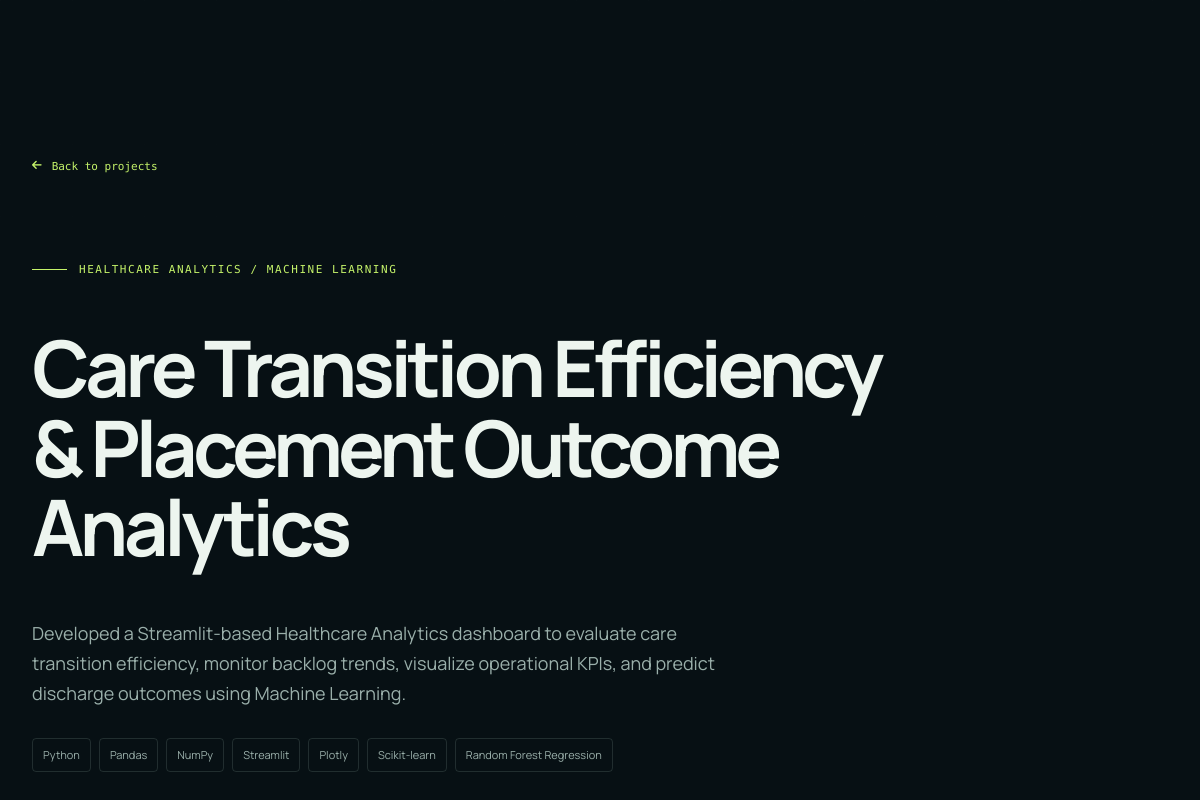
/projects/1/, run on the app's committed database.
### main/models.py (models this page shows, shortened)
class Project(models.Model):
    title = models.CharField(max_length=220)
    category = models.CharField(max_length=120)
    description = models.TextField()
    detailed_description = models.TextField(blank=True)
    technologies = models.CharField(max_length=320)
    project_image = models.ImageField(upload_to="projects/", blank=True)
    github_url = models.URLField(blank=True, validators=[URLValidator(schemes=["https"])])
    live_demo_url = models.URLField(blank=True, validators=[URLValidator(schemes=["https"])])
    display_order = models.PositiveIntegerField(default=0)
    featured = models.BooleanField(default=False)
    class Meta:
        ordering = ["display_order", "title"]
    @property
    def technology_list(self):
        return [item.strip() for item in self.technologies.split(",") if item.strip()]

### main/views.py (the view)
# urls.py: path("projects/<int:pk>/", views.project_detail, name="project_detail"),
def project_detail(request, pk):
    project = get_object_or_404(Project, pk=pk)
    return render(request, "project_detail.html", {"project": project, "profile": PortfolioProfile.objects.first()})

### templates/project_detail.html (shortened to what this page needs)
{% extends 'base.html' %}
{% block content %}<main class="detail-page"><div class="container"><a class="back-link" href="{% url 'home' %}#projects"><i class="fa-solid fa-arrow-left"></i> Back to projects</a><p class="eyebrow"><span class="eyebrow-line"></span> {{ project.category }}</p><h1>{{ project.title }}</h1><p class="detail-description">{{ project.detailed_description|default:project.description }}</p><div class="detail-tags">{% for tech in project.technology_list %}<span>{{ tech }}</span>{% endfor %}</div></div></main>{% endblock %}

### templates/base.html (shortened to what this page needs)
{% load static %}
<!doctype html>
<html lang="en">
<head>
  <link rel="stylesheet" href="https://cdnjs.cloudflare.com/ajax/libs/font-awesome/6.7.2/css/all.min.css">
  <link rel="stylesheet" href="{% static 'css/style.css' %}">
</head>
<body>
  {% block content %}{% endblock %}
</body>
</html>

### static/css/style.css (style rules this page uses)
:root { --bg:#071014;--bg-soft:#0b171c;--panel:#102128;--panel-2:#132a31;--line:rgba(190,226,214,.14);--text:#edf5ef;--muted:#9aafaa;--accent:#c5f36a;--accent-2:#70d5c0;--warm:#f2b278;--shadow:0 24px 70px rgba(0,0,0,.3);--radius:18px }
* { box-sizing:border-box }
html { scroll-behavior:smooth }
body { margin:0;background:var(--bg);color:var(--text);font-family:Manrope,sans-serif;font-size:16px;line-height:1.65;overflow-x:hidden }
body:before { content:"";position:fixed;inset:0;pointer-events:none;opacity:.3;background-image:linear-gradient(rgba(255,255,255,.018) 1px,transparent 1px),linear-gradient(90deg,rgba(255,255,255,.018) 1px,transparent 1px);background-size:72px 72px;mask-image:linear-gradient(to bottom,#000,transparent 75%) }
a { color:inherit;text-decoration:none }
.container { width:min(1160px,calc(100% - 64px));margin-inline:auto }
.eyebrow { font:500 11px 'DM Mono',monospace;letter-spacing:.14em;text-transform:uppercase;color:var(--accent);display:flex;align-items:center;gap:12px;margin:0 0 20px }
.eyebrow-line { width:35px;height:1px;background:var(--accent);display:inline-block }
.skill-pill,.tag-row span,.detail-tags span { border:1px solid var(--line);color:var(--muted);padding:7px 10px;border-radius:4px;font-size:11px }
.detail-page { min-height:100vh;padding:150px 0 100px }
.detail-page h1 { max-width:850px;font-size:clamp(40px,7vw,78px);line-height:1.02;letter-spacing:-.06em }
.detail-description { max-width:700px;color:var(--muted);font-size:18px }
.detail-tags { display:flex;flex-wrap:wrap;gap:8px;margin:30px 0 }
.back-link { display:inline-flex;gap:10px;color:var(--accent);font:11px 'DM Mono',monospace;margin-bottom:90px }

### data on the page
Project: category "HEALTHCARE ANALYTICS / MACHINE LEARNING", title "Care Transition Efficiency & Placement Outcome Analytics", detailed_description "Developed a Streamlit-based Healthcare Analytics dashboard to evaluate care transition efficiency, monitor backlog trends, visualize operational KPIs, and predict discharge outcomes using Machine Learning."

### other printed values
{{ tech }} "Python" "Pandas" "NumPy" "Streamlit" "Plotly" "Scikit-learn" "Random Forest Regression"
